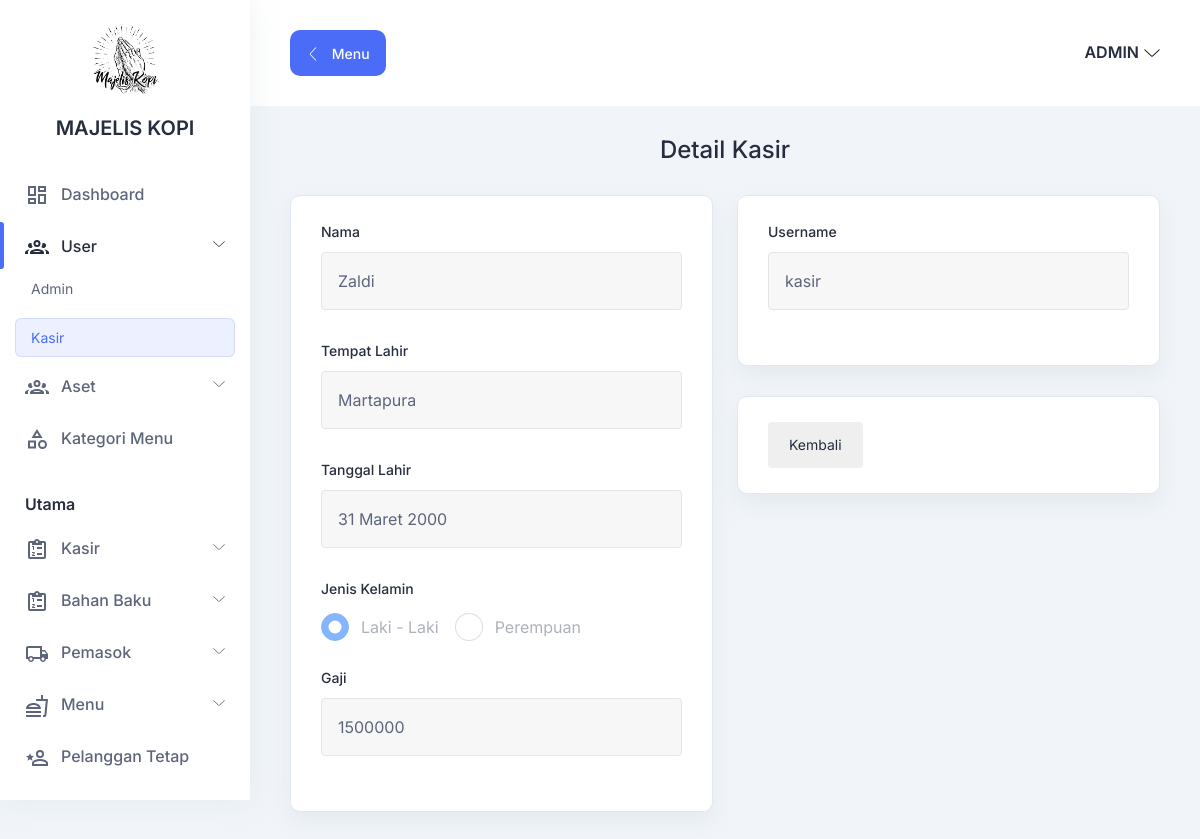
/index.php?h1=user&h2=detail_kasir&id=1 (signed in), run on the app's committed database.
### tables this page shows
CREATE TABLE `kasir`(
    `id` BIGINT UNSIGNED AUTO_INCREMENT,
    `id_user` BIGINT UNSIGNED,
    `nama` VARCHAR(255),
    `tempat_lahir` VARCHAR(255),
    `tanggal_lahir` DATE,
    `jenis_kelamin` VARCHAR(255),
    `nominal_gaji` BIGINT UNSIGNED,
    `foto` VARCHAR(255),
    PRIMARY KEY (`id`),
    FOREIGN KEY (`id_user`) REFERENCES user (`id`) ON DELETE CASCADE 
);

CREATE TABLE `user`(
    `id` BIGINT UNSIGNED AUTO_INCREMENT,
    `username` VARCHAR(255) UNIQUE,
    `password` VARCHAR(255),
    `status` VARCHAR(255),
    PRIMARY KEY(`id`)
);

### database/connection.php (called while the page is built, shortened)
<?php
function indonesiaDate($date)
{
  $tanggal = explode('-', $date)[2];
  $bulan = explode('-', $date)[1];
  $tahun = explode('-', $date)[0];
  return $tanggal . ' ' . MONTH_IN_INDONESIA[$bulan - 1] . ' ' . $tahun;
}

### halaman/user/kasir/detail.php (the view, shortened to what this page needs)
<?php
$q = "
    SELECT
        k.*,
        u.username,
        u.password
    FROM
        kasir k
    INNER JOIN
        user u
    ON
        u.id=k.id_user
    WHERE
        k.id=" . $_GET['id'] . "
";
$data = $conn->query($q)->fetch_assoc();
?>
<section class="tab-components">
    <div class="container-fluid">
        <div class="title-wrapper pt-30">
            <div class="row align-items-center">
                <div class="col-md-12 text-center">
                    <div class="title mb-30">
                        <h3>Detail Kasir</h3>
                    </div>
                </div>
            </div>
        </div>
        <div class="form-layout-wrapper">
            <form action="" method="POST" enctype="multipart/form-data">
                <div class="row justify-content-center">
                    <div class="col-12 col-md-6">
                        <div class="card-style mb-30">
                            <div class="row">
                                <div class="col-12">
                                    <div class="input-style-1">
                                        <label>Nama</label>
                                        <input type="text" disabled name="nama" value="<?= $data['nama']; ?>" autocomplete="off" required />
                                    </div>
                                </div>
                                <div class="col-12">
                                    <div class="input-style-1">
                                        <label>Tempat Lahir</label>
                                        <input type="text" disabled name="tempat_lahir" value="<?= $data['tempat_lahir']; ?>" autocomplete="off" required />
                                    </div>
                                </div>
                                <div class="col-12">
                                    <div class="input-style-1">
                                        <label>Tanggal Lahir</label>
                                        <input type="text" disabled name="tempat_lahir" value="<?= indonesiaDate($data['tanggal_lahir']); ?>" autocomplete="off" required />
                                    </div>
                                </div>
                                <div class="col-12">
                                    <div class="input-style-1 mb-0">
                                        <label>Jenis Kelamin</label>
                                    </div>
                                    <div class="d-flex gap-3 mb-4">
                                        <div class="form-check radio-style">
                                            <input class="form-check-input" disabled name="jenis_kelamin" type="radio" <?= $data['jenis_kelamin'] == 'Laki - Laki' ? 'checked' : ''; ?> value="Laki - Laki" id="male" />
                                            <label class="form-check-label" for="male"> Laki - Laki</label>
                                        </div>
                                        <div class="form-check radio-style">
                                            <input class="form-check-input" disabled name="jenis_kelamin" type="radio" <?= $data['jenis_kelamin'] == 'Perempuan' ? 'checked' : ''; ?> value="Perempuan" id="female" />
                                            <label class="form-check-label" for="female"> Perempuan</label>
                                        </div>
                                    </div>
                                </div>
                                <div class="col-12">
                                    <div class="input-style-1">
                                        <label>Gaji</label>
                                        <input type="number" disabled name="nominal_gaji" autocomplete="off" required value="<?= $data['nominal_gaji']; ?>" />
                                    </div>
                                </div>
                            </div>
                        </div>
                    </div>
                    <div class="col-12 col-md-6">
                        <div class="card-style mb-30">
                            <div class="row">
                                <div class="col-12">
                                    <div class="input-style-1">
                                        <label>Username</label>
                                        <input type="text" name="username" disabled value="<?= $data['username']; ?>" autocomplete="off" required />
                                    </div>
                                </div>
                            </div>
                        </div>
                        <div class="card-style mb-30">
                            <div class="col-12 d-flex justify-content-between">
                                <a href="?h1=user&h2=kasir" class="main-btn btn-sm light-btn btn-hover">Kembali</a>
                            </div>
                        </div>
                    </div>
                </div>
            </form>
        </div>
    </div>
</section>

### assets/css/fullcalendar.css (style rules this page uses)
:root { --fc-daygrid-event-dot-width: 8px; }
:root { --fc-list-event-dot-width: 10px; --fc-list-event-hover-bg-color: #f5f5f5; }

### data on the page
kasir: nama "Zaldi", tempat_lahir "Martapura", tempat_lahir "31 Maret 2000", jenis_kelamin "☑ Laki - Laki", jenis_kelamin "☐ Perempuan", nominal_gaji "1500000", username "kasir"
